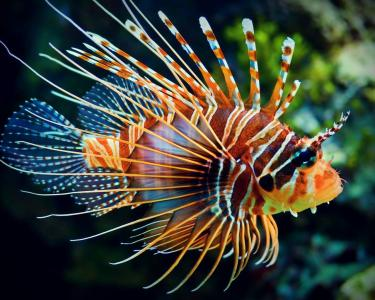
#> input picture datas/images/fish.jpg, 375 x 300 px
$ python optimization-demo.py
#> lines starting #> are read from the running program, lines starting #| are printed output that depends on the picture
#-*- coding: utf-8 -*-
# 判断OpenCV是否已经打开优化功能
import numpy as np
import cv2 as cv

img = cv.imread('../../datas/images/fish.jpg')
#> img is the input picture: shape (300, 375, 3); mean B, G, R 57.2, 67.8, 64.8
# 时间开始
e1 = cv.getTickCount()

for i in range(5,49,2):
    img = cv.medianBlur(img,i)
#> this loop made 22 passes
#> pass 1, `img = cv.medianBlur(img,i)`:
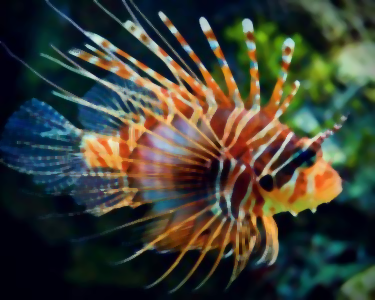
#> img: shape (300, 375, 3); mean B, G, R 53.7, 64.2, 61.5
#> pass 2, `img = cv.medianBlur(img,i)`:
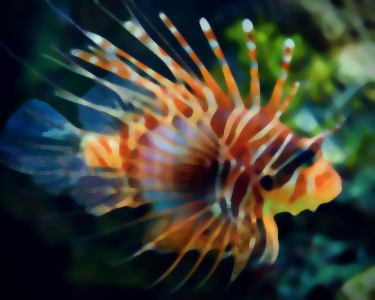
#> img: shape (300, 375, 3); mean B, G, R 51.6, 62.4, 60.1
#> pass 3, `img = cv.medianBlur(img,i)`:
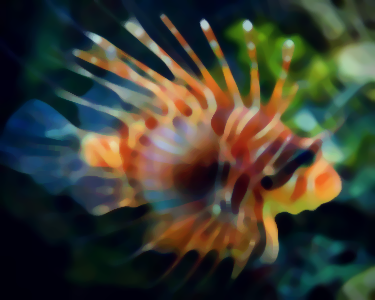
#> img: shape (300, 375, 3); mean B, G, R 50, 61.2, 59.3
#> after the loop:
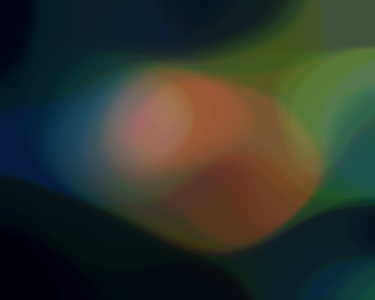
#> img: shape (300, 375, 3); mean B, G, R 44.8, 54.7, 47.9

# 时间结束
e2 = cv.getTickCount()
# 计算耗时
t = (e2 - e1) / cv.getTickFrequency()

print("operation time usage:",t) # operation time usage: 0.31588224549033933

# 判断Opencv是否已经使用优化功能
print(cv.useOptimized()) #True,表示已经启用

# 现在关闭优化功能
cv.setUseOptimized(False)
# 重新测试

# 时间开始
e1 = cv.getTickCount()

for i in range(5,49,2):
    img = cv.medianBlur(img,i)
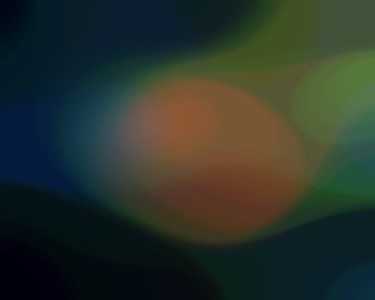
#> img: shape (300, 375, 3); mean B, G, R 43, 52.3, 42.8

# 时间结束
e2 = cv.getTickCount()
# 计算耗时
t = (e2 - e1) / cv.getTickFrequency()

print("operation time usage:",t) # operation time usage: 0.5663654670682662

# 重新打开优化功能
cv.setUseOptimized(True)
